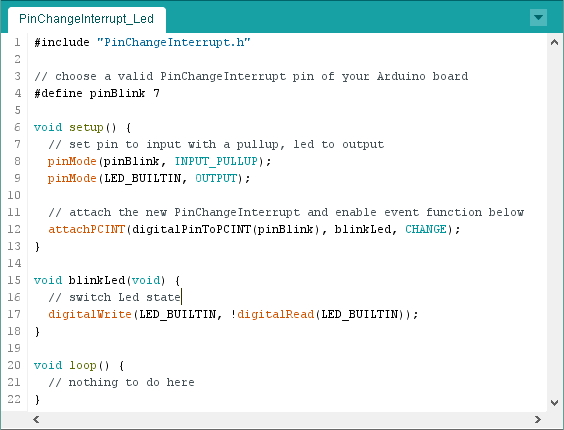
//> input picture mc/arduino_src/libraries/PinChangeInterrupt/header.png, 564 x 430 px
$ ./threshold ../../mc/arduino_src/libraries/PinChangeInterrupt/header.png   (built with g++ and OpenCV 4)
//> lines starting //> are read from the running program, lines starting //| are printed output that depends on the picture; after the words box and inside, x2 and y2 are one past the last pixel; in counts of white or black regions, pixels touching at a corner belong together
#include "../include/color.hpp"
#include <opencv2/opencv.hpp>
using namespace cv;

String folder = "/Users/skoler/devs/projects/kuIotBigdata/opencv/data/";

int main(int argc, char *argv[]) {
  // Mat src = imread(folder + "neutrophils.png", IMREAD_GRAYSCALE);
  Mat src;
  if (argc < 2) {
    src = imread(folder + "sudoku.jpg", IMREAD_GRAYSCALE);
  } else if (argc == 2) {
    src = imread(argv[1], IMREAD_GRAYSCALE);
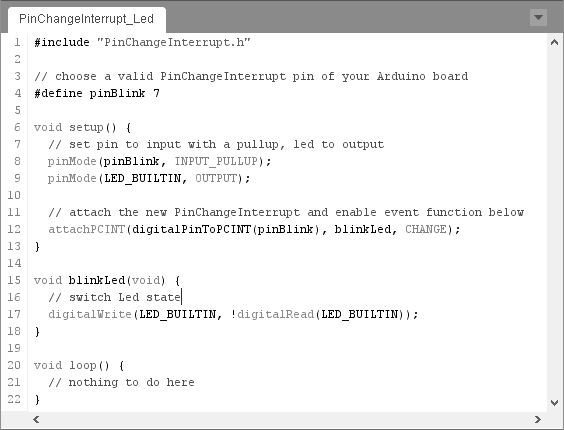
//> src: 430 rows x 564 cols, CV_8UC1; min 0, max 255, mean 240.2
  }
  // 엄밀 -> argument parser library

  if (src.empty()) {
    std::cerr << "Image load failed!" << std::endl;
    return -1;
  }

  int pos = 40;
  imshow("src", src);

  namedWindow("dst");
  createTrackbar("Hmin", "dst", &pos, 255);
  while (true) {
    Mat dst;
    threshold(src, dst, pos, 255, THRESH_BINARY);
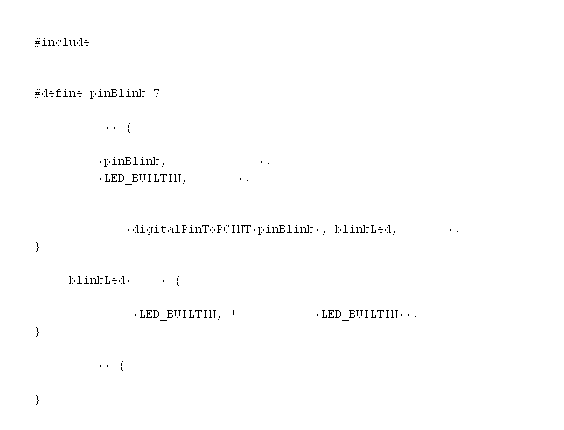
//> dst: 430 rows x 564 cols, CV_8UC1; 99.3% white; black in thin lines or dots, all inside (x1, y1, x2, y2) = (35, 38, 458, 405)
    imshow("dst", dst);
    if (waitKey(33) == 27)
//> the Esc key is pressed
      break;
  }

  destroyAllWindows();
}
